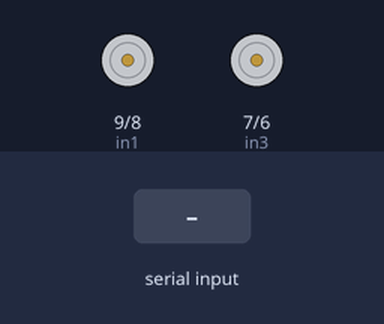
Bench run of a sketch on a simulated Arduino Uno, built with avr-gcc and run on an emulated ATmega328P. Shown: motor-driver pin pairs drawn as motors (green arrow = first pin HIGH = forward, orange = second pin HIGH = backward, longer = more drive, scaled by the enable pin). Inputs (shaded band) come from the test bench.

Above: at 1.4 s.
1.5 s: "1" received over the second serial link
At 2.7 s:
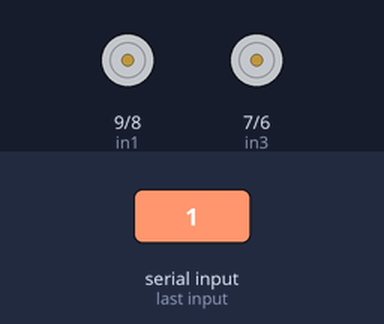
3.1 s: "2" received over the second serial link
At 4.0 s:
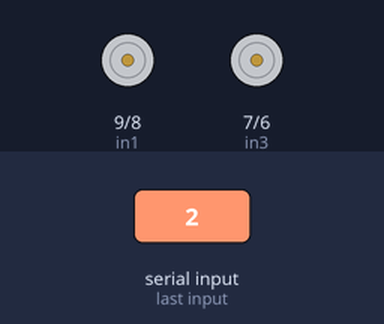
4.7 s: "3" received over the second serial link
At 5.2 s:
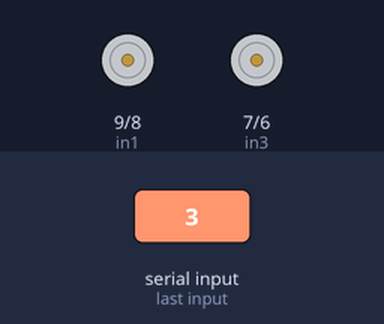
6.3 s: "4" received over the second serial link
At 7.7 s:
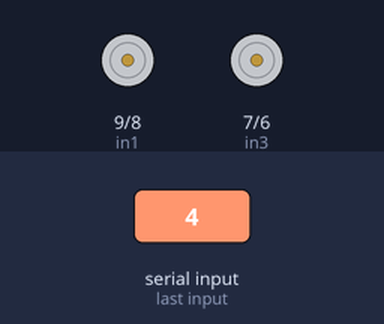
Timing chart, 0 to 8.9 s (numbered marks = the images above; inputs shaded):
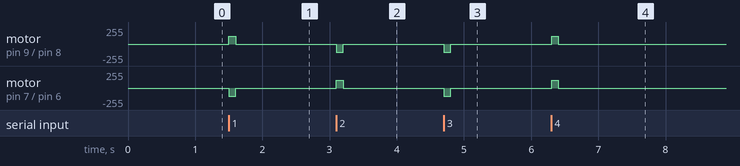

Measured:
- after the input at 1.5 s, motor on pin 9 (in1) / pin 8 (in2): stopped → forward 120/255 at once, → stopped 0.10 s later; motor on pin 7 (in3) / pin 6 (in4): stopped → backward 120/255 at once, → stopped 0.10 s later
- after the input at 3.1 s, motor on pin 9 (in1) / pin 8 (in2): stopped → backward 120/255 at once, → stopped 0.10 s later; motor on pin 7 (in3) / pin 6 (in4): stopped → forward 120/255 at once, → stopped 0.10 s later
- after the input at 4.7 s, motor on pin 9 (in1) / pin 8 (in2), motor on pin 7 (in3) / pin 6 (in4): stopped → backward 120/255 at once, → stopped 0.10 s later
- after the input at 6.3 s, motor on pin 9 (in1) / pin 8 (in2), motor on pin 7 (in3) / pin 6 (in4): stopped → forward 120/255 at once, → stopped 0.10 s later

The sketch:

chair_code.ino
```cpp
#include <SoftwareSerial.h>

SoftwareSerial BT_Serial(2,3); //TX,RX

#define enA 10
#define in1 9
#define in2 8
#define in3 7
#define in4 6
#define enB 5

int Speed = 120;
char Direction;

void setup() {

  pinMode(enA, OUTPUT);
  pinMode(in1, OUTPUT);
  pinMode(in2, OUTPUT);
  pinMode(in3, OUTPUT);
  pinMode(in4, OUTPUT);
  pinMode(enB, OUTPUT);

  Serial.begin(9600);
  BT_Serial.begin(9600);

  delay(200);
}

void loop() {

 Direction = '0';

   while(BT_Serial.available() > 0) {
    Direction = BT_Serial.read();
  }

  if (Direction == '1' ) {
    accelerate();
  } else if (Direction == '2') {
     re();
  } else if (Direction == '3') {
    turnRight();
  } else if (Direction == '4') {
    turnLeft();
  } else if ( Direction == '0' ) {
    breaking();
  }

  analogWrite(enA, Speed);
  analogWrite(enB, Speed);
 delay(100);
}

void accelerate(){
  digitalWrite(in1, HIGH);
  digitalWrite(in2, LOW);
  digitalWrite(in3, LOW);
  digitalWrite(in4, HIGH);
}

void re(){
  digitalWrite(in1, LOW);
  digitalWrite(in2, HIGH);
  digitalWrite(in3, HIGH);
  digitalWrite(in4, LOW);
}

void turnRight(){
  digitalWrite(in1, LOW);
  digitalWrite(in2, HIGH);
  digitalWrite(in3, LOW);
  digitalWrite(in4, HIGH);
}

void turnLeft() {
  digitalWrite(in1, HIGH);
  digitalWrite(in2, LOW);
  digitalWrite(in3, HIGH);
  digitalWrite(in4, LOW);
}

void breaking(){
  digitalWrite(in1, LOW);
  digitalWrite(in2, LOW);
  digitalWrite(in3, LOW);
  digitalWrite(in4, LOW);
}
```
